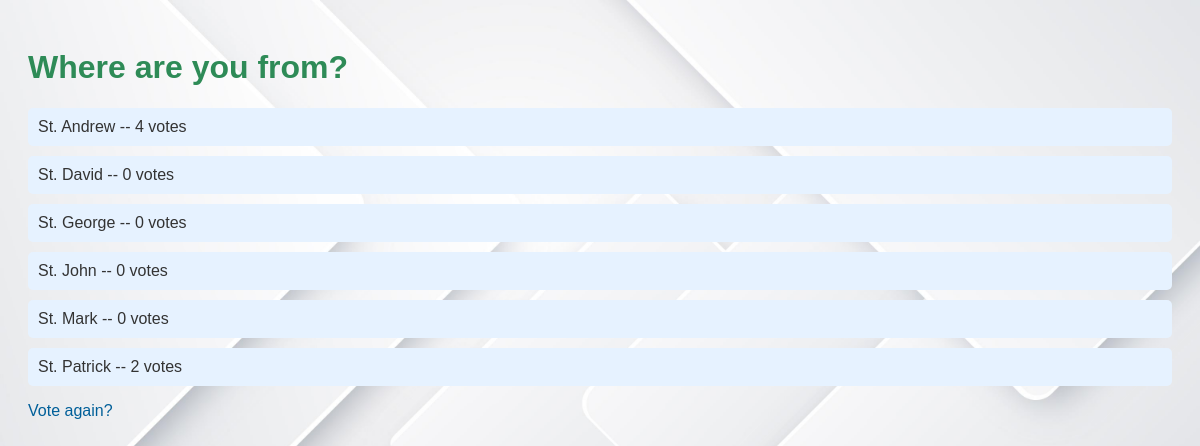
Page /polls/1/results/ on the committed database.
### polls/models.py (models this page shows, shortened)
class Question(models.Model):
    question_text = models.CharField(max_length=200)
    pub_date = models.DateTimeField('date published')

class Choice(models.Model):
    question = models.ForeignKey(Question, on_delete=models.CASCADE)
    choice_text = models.CharField(max_length=200)
    votes = models.IntegerField(default=0)

### polls/views.py (the view)
# urls.py: path("<int:pk>/results/", views.ResultsView.as_view(), name="results"),
class ResultsView(generic.DetailView):
    model = Question
    template_name = "polls/results.html"

### polls/templates/polls/results.html (shortened to what this page needs)
{% load static %}
<!DOCTYPE html>
<html>
<head>
    <link rel="stylesheet" type="text/css" href="{% static 'polls/style.css' %}">
</head>
<body>
    <h1>{{ question.question_text }}</h1>
    <ul>
        {% for choice in question.choice_set.all %}
            <li>{{ choice.choice_text }} -- {{ choice.votes }} vote{{ choice.votes|pluralize }}</li>
        {% endfor %}
    </ul>
    <a href="{% url 'detail' question.id %}">Vote again?</a>
</body>
</html>

### polls/static/polls/style.css (style rules this page uses)
body { background-color: #f0f8ff; font-family: Arial, sans-serif; padding: 20px; color: #333; }
h1 { color: #2e8b57; }
ul { list-style-type: none; padding: 0; }
li { background: #e6f2ff; margin: 10px 0; padding: 10px; border-radius: 5px; }
a { text-decoration: none; color: #005f99; }
body { background-image: url('/static/polls/bg.jpg'); background-size: cover; background-repeat: no-repeat; background-attachment: fixed; }

### rows in the picture
Question: question_text "Where are you from?"
Choice: choice_text "St. Andrew", votes "4"
Choice: choice_text "St. David", votes "0"
Choice: choice_text "St. George", votes "0"
Choice: choice_text "St. John", votes "0"
Choice: choice_text "St. Mark", votes "0"
Choice: choice_text "St. Patrick", votes "2"
